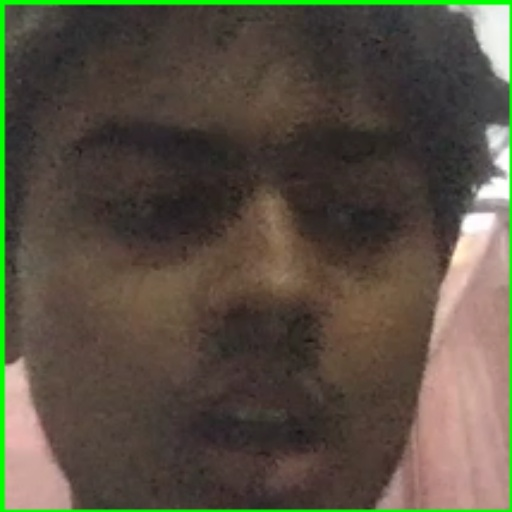
#> input picture GUI/train_data/1234/1234_0.jpg, 512 x 512 px
$ python -i train_model.py   (imports and definitions only)
#> lines starting #> are read from the running program, lines starting #| are printed output that depends on the picture
import cv2
import numpy as np
from PIL import Image
import os

# Path for face image database
# path = 'train_data'
recognizer = cv2.face.LBPHFaceRecognizer_create()
detector = cv2.CascadeClassifier(cv2.data.haarcascades + "haarcascade_frontalface_default.xml");
# # function to get the images and label data
imagePaths = [os.path.join('train_data', f) for f in os.listdir('train_data')]
# [4 lines not run here, left out]
faceSamples = []
ids = []
# [1 line not run here, left out]


def getImagesAndLabels(path):
#> called with path = 'train_data/1234/1234_0.jpg'
    print(os.getcwd())
    for imagePath in imagePaths:
        images = [os.path.join(imagePath, f) for f in os.listdir(imagePath)]
        for image in images:
            PIL_img = Image.open(image).convert('L')  # grayscale
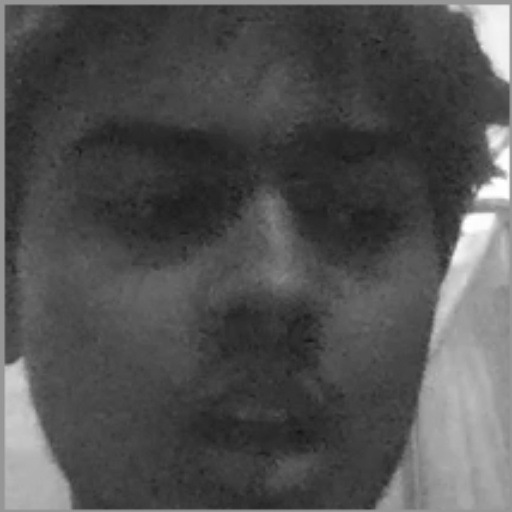
#> PIL_img: PIL image 512x512 L; min 20, max 255, mean 81
            img_numpy = np.array(PIL_img, 'uint8')
            id = int(os.path.split(image)[0].split("/")[1])
            faces = detector.detectMultiScale(img_numpy)
#> faces = [[53, 42, 436, 436]]
            for (x, y, w, h) in faces:
                faceSamples.append(img_numpy[y:y + h, x:x + w])
                ids.append(id)
#> this loop made 1 pass
#> after the loop, faceSamples = 1 item; ids = [1234]
#> pass 2 of the loop in getImagesAndLabels, `for imagePath in imagePaths:`:
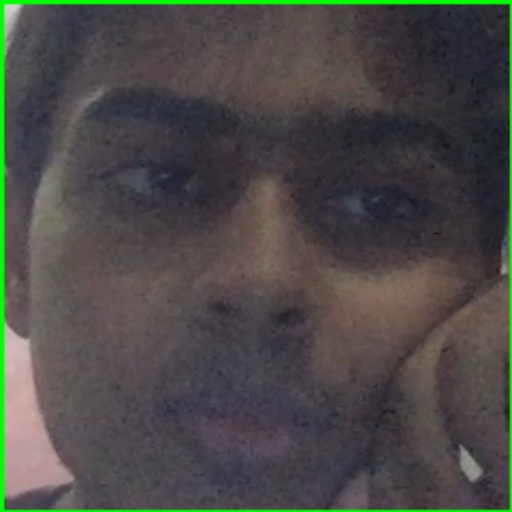
#> input picture GUI/train_data/7373/7373_0.jpg, 512 x 512 px
#> in getImagesAndLabels, `PIL_img = Image.open(image).convert('L')`:
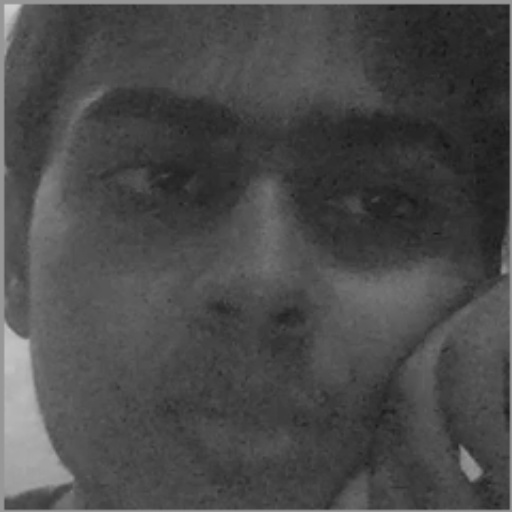
#> PIL_img: PIL image 512x512 L; min 21, max 209, mean 74.1
#> id = 7373
#> faces = [[14, 14, 472, 472]]
#> the loop in getImagesAndLabels, `for (x, y, w, h) in faces:` made 1 pass
    return faceSamples, ids


def TrainModel():
    print("######################################################")
    print(os.getcwd())
    print ("\n [INFO] Training faces. It will take a few seconds. Wait ...")
    print(os.getcwd())
    path = 'train_data'
    print(os.getcwd())
    faces, ids = getImagesAndLabels(path)
    recognizer.train(faces, np.array(ids))
    # Save the model into trainer/trainer.yml
    recognizer.write('trainer/trainer.yml')
    # Print the numer of faces trained and end program
    print("\n [INFO] {0} faces trained. Exiting Program".format(len(np.unique(ids))))

>>> result = getImagesAndLabels('train_data/1234/1234_0.jpg')
